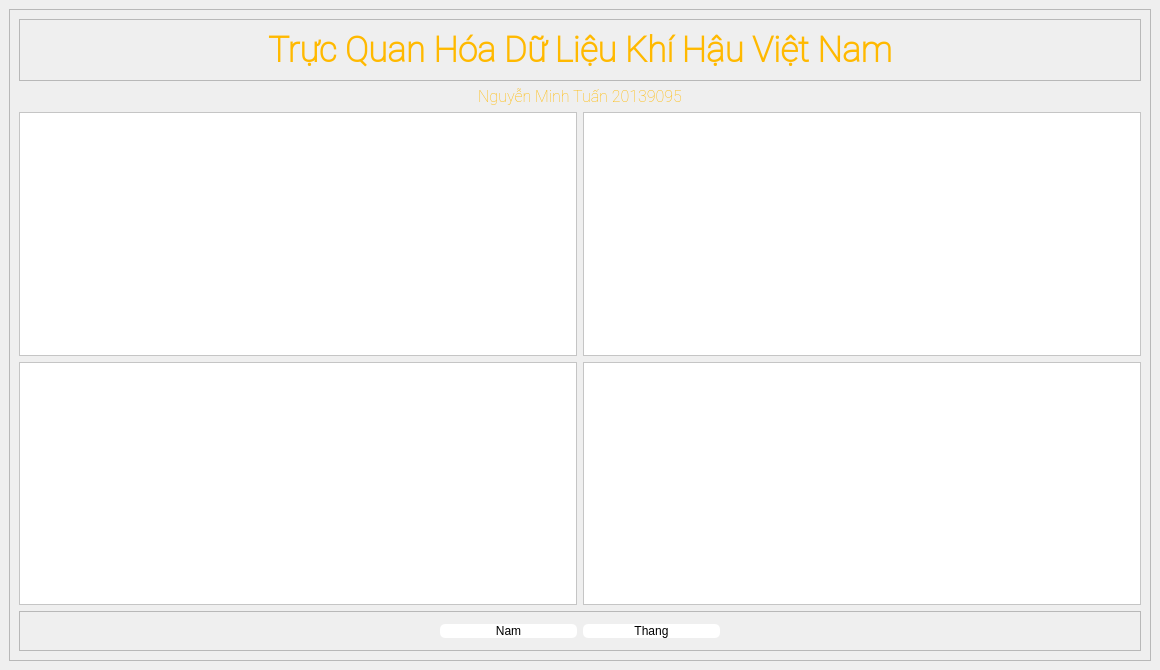
<?xml version="1.0" encoding="UTF-8"?>
<ui version="4.0">
 <class>MainWindow</class>
 <widget class="QMainWindow" name="MainWindow">
  <property name="geometry">
   <rect>
    <x>0</x>
    <y>0</y>
    <width>1160</width>
    <height>670</height>
   </rect>
  </property>
  <property name="windowTitle">
   <string>MainWindow</string>
  </property>
  <property name="styleSheet">
   <string notr="true">background-image: url(:/background/background.jpg);
boder-radius:20px;</string>
  </property>
  <widget class="QWidget" name="centralwidget">
   <property name="styleSheet">
    <string notr="true"/>
   </property>
   <layout class="QVBoxLayout" name="verticalLayout_3">
    <item>
     <widget class="QFrame" name="frame">
      <property name="styleSheet">
       <string notr="true">background:none;</string>
      </property>
      <property name="frameShape">
       <enum>QFrame::StyledPanel</enum>
      </property>
      <property name="frameShadow">
       <enum>QFrame::Raised</enum>
      </property>
      <layout class="QVBoxLayout" name="verticalLayout_2" stretch="0,0,15,0">
       <item>
        <widget class="QFrame" name="frame_2">
         <property name="styleSheet">
          <string notr="true"/>
         </property>
         <property name="frameShape">
          <enum>QFrame::StyledPanel</enum>
         </property>
         <property name="frameShadow">
          <enum>QFrame::Raised</enum>
         </property>
         <layout class="QHBoxLayout" name="horizontalLayout_9" stretch="0">
          <item>
           <layout class="QHBoxLayout" name="horizontalLayout_8" stretch="3,5,3">
            <item>
             <widget class="QLabel" name="label_2">
              <property name="styleSheet">
               <string notr="true">image: url(:/logo/logoo.png);</string>
              </property>
              <property name="text">
               <string/>
              </property>
             </widget>
            </item>
            <item>
             <widget class="QLabel" name="labelPercentageCPU_2">
              <property name="font">
               <font>
                <family>Roboto Thin</family>
                <pointsize>30</pointsize>
               </font>
              </property>
              <property name="styleSheet">
               <string notr="true">color: rgb(115, 185, 255); padding: 0px; background-color: none;
</string>
              </property>
              <property name="text">
               <string>&lt;html&gt;&lt;head/&gt;&lt;body&gt;&lt;p&gt;&lt;span style=&quot; font-size:26pt; font-weight:600; color:#ffb900;&quot;&gt;Trực Quan Hóa Dữ Liệu Khí Hậu Việt Nam&lt;/span&gt;&lt;/p&gt;&lt;/body&gt;&lt;/html&gt;</string>
              </property>
              <property name="alignment">
               <set>Qt::AlignCenter</set>
              </property>
              <property name="indent">
               <number>-1</number>
              </property>
             </widget>
            </item>
            <item>
             <widget class="QLabel" name="label">
              <property name="text">
               <string/>
              </property>
             </widget>
            </item>
           </layout>
          </item>
         </layout>
        </widget>
       </item>
       <item>
        <widget class="QLabel" name="labelPercentageCPU_3">
         <property name="font">
          <font>
           <family>Roboto Thin</family>
           <pointsize>30</pointsize>
          </font>
         </property>
         <property name="styleSheet">
          <string notr="true">color: rgb(115, 185, 255); padding: 0px; background-color: none;</string>
         </property>
         <property name="text">
          <string>&lt;html&gt;&lt;head/&gt;&lt;body&gt;&lt;p&gt;&lt;span style=&quot; font-size:12pt; color:#ffb900;&quot;&gt;Nguyễn Minh Tuấn 20139095&lt;/span&gt;&lt;/p&gt;&lt;/body&gt;&lt;/html&gt;</string>
         </property>
         <property name="alignment">
          <set>Qt::AlignCenter</set>
         </property>
         <property name="indent">
          <number>-1</number>
         </property>
        </widget>
       </item>
       <item>
        <layout class="QVBoxLayout" name="verticalLayout" stretch="1,1">
         <item>
          <layout class="QHBoxLayout" name="horizontalLayout_4" stretch="1,1">
           <item>
            <layout class="QVBoxLayout" name="scr1" stretch="0">
             <item>
              <layout class="QVBoxLayout" name="scr11">
               <item>
                <widget class="QFrame" name="frame_3">
                 <property name="styleSheet">
                  <string notr="true">background-color: rgb(255, 255, 255);</string>
                 </property>
                 <property name="frameShape">
                  <enum>QFrame::StyledPanel</enum>
                 </property>
                 <property name="frameShadow">
                  <enum>QFrame::Raised</enum>
                 </property>
                </widget>
               </item>
              </layout>
             </item>
            </layout>
           </item>
           <item>
            <layout class="QVBoxLayout" name="scr4" stretch="0">
             <item>
              <layout class="QVBoxLayout" name="scr14">
               <item>
                <widget class="QFrame" name="frame_4">
                 <property name="styleSheet">
                  <string notr="true">background-color: rgb(255, 255, 255);</string>
                 </property>
                 <property name="frameShape">
                  <enum>QFrame::StyledPanel</enum>
                 </property>
                 <property name="frameShadow">
                  <enum>QFrame::Raised</enum>
                 </property>
                </widget>
               </item>
              </layout>
             </item>
            </layout>
           </item>
          </layout>
         </item>
         <item>
          <layout class="QHBoxLayout" name="horizontalLayout_5" stretch="1,1">
           <item>
            <layout class="QVBoxLayout" name="scr3" stretch="0">
             <item>
              <layout class="QVBoxLayout" name="scr13">
               <item>
                <widget class="QFrame" name="frame_6">
                 <property name="styleSheet">
                  <string notr="true">background-color: rgb(255, 255, 255);</string>
                 </property>
                 <property name="frameShape">
                  <enum>QFrame::StyledPanel</enum>
                 </property>
                 <property name="frameShadow">
                  <enum>QFrame::Raised</enum>
                 </property>
                </widget>
               </item>
              </layout>
             </item>
            </layout>
           </item>
           <item>
            <layout class="QVBoxLayout" name="scr2" stretch="0">
             <item>
              <layout class="QVBoxLayout" name="scr12">
               <item>
                <widget class="QFrame" name="frame_7">
                 <property name="styleSheet">
                  <string notr="true">background-color: rgb(255, 255, 255);</string>
                 </property>
                 <property name="frameShape">
                  <enum>QFrame::StyledPanel</enum>
                 </property>
                 <property name="frameShadow">
                  <enum>QFrame::Raised</enum>
                 </property>
                </widget>
               </item>
              </layout>
             </item>
            </layout>
           </item>
          </layout>
         </item>
        </layout>
       </item>
       <item>
        <widget class="QFrame" name="frame_8">
         <property name="frameShape">
          <enum>QFrame::StyledPanel</enum>
         </property>
         <property name="frameShadow">
          <enum>QFrame::Raised</enum>
         </property>
         <layout class="QHBoxLayout" name="horizontalLayout_2" stretch="3,1,1,3">
          <item>
           <spacer name="horizontalSpacer">
            <property name="orientation">
             <enum>Qt::Horizontal</enum>
            </property>
            <property name="sizeHint" stdset="0">
             <size>
              <width>40</width>
              <height>20</height>
             </size>
            </property>
           </spacer>
          </item>
          <item>
           <widget class="QPushButton" name="nam">
            <property name="styleSheet">
             <string notr="true">border-radius: 5px;
background-color: rgb(255, 255, 255);</string>
            </property>
            <property name="text">
             <string>Nam</string>
            </property>
           </widget>
          </item>
          <item>
           <widget class="QPushButton" name="thang">
            <property name="styleSheet">
             <string notr="true">border-radius: 5px;
background-color: rgb(255, 255, 255);</string>
            </property>
            <property name="text">
             <string>Thang</string>
            </property>
           </widget>
          </item>
          <item>
           <spacer name="horizontalSpacer_2">
            <property name="orientation">
             <enum>Qt::Horizontal</enum>
            </property>
            <property name="sizeHint" stdset="0">
             <size>
              <width>40</width>
              <height>20</height>
             </size>
            </property>
           </spacer>
          </item>
         </layout>
        </widget>
       </item>
      </layout>
     </widget>
    </item>
   </layout>
  </widget>
 </widget>
 <resources>
  <include location="resource.qrc"/>
 </resources>
 <connections/>
</ui>
